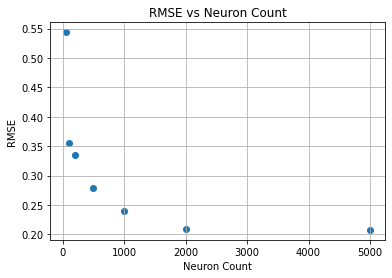

The script that drew this image:

try:
    from IPython import get_ipython
    get_ipython().magic('clear')
    get_ipython().magic('reset -f')
except:
    print("Could not clear console and varaiables")

import matplotlib.pyplot as plt
import nengo
import numpy as np
import csv

model = nengo.Network()

def A_B(q, theta):
    A = np.zeros((q, q))
    B = np.zeros((q, 1))
    for i in range(q):
        B[i] = (-1.)**i * (2*i+1)
        for j in range(q):
            A[i,j] = (2*i+1)*(-1 if i<j else (-1.)**(i-j+1)) 
    A = A / theta
    B = B / theta
    
    return A, B
    
q = 6
theta = 0.5
A, B = A_B(q, theta)

tau_loopback = 0.1

def A_prime(x):
    #print(x)
    
    transformer = np.matrix(tau_loopback * A + np.identity(q))
    
    #print(transformer)
    #print(type(transformer))
    #print(transformer.shape)
    
    transformed = transformer * np.matrix(x).T
    transformed = transformed.T
    transformed = transformed.tolist()[0]
    
    #print(type(transformed))
    #print(transformed)
    #print(transformed.shape)
    
    #print()
    return transformed

def B_prime(x):
    return (tau_loopback * B * x).T


sim_length_s = 4
sim_dt_s = 0.001    
N_samples = int(sim_length_s / sim_dt_s)

neuron_counts = [50, 100, 200, 500, 1000, 2000, 5000]
rmses = []

for N1 in neuron_counts:
    
    print(N1)

    with model:
        
        np.random.seed(1000)
        
        with nengo.Network() as net:
            
            radius_ = 1
                
            stim = nengo.Node(lambda t: np.sin(2*np.pi*t) if t<2 else np.sin(2*np.pi*t*2))
            
            ens1 = nengo.Ensemble(
                radius = radius_,
                n_neurons = N1, 
                dimensions = q
            )
            
            
            
            choice_ens = nengo.Ensemble(
                radius = radius_,
                n_neurons = 50, 
                dimensions = 1
            )
            
            
            stim_connection = nengo.Connection(
                stim, 
                ens1,
                synapse = 0.1,
                #transform = B,
                function = B_prime
            )
            
            
            loopback = nengo.Connection(
                ens1, 
                ens1,
                synapse = 0.1,
                #transform = A,
                function = A_prime
            )
            
            target = np.concatenate(
                (np.zeros(int(N_samples/2)) + 1, 
                np.zeros(int(N_samples/2)) - 1),
                axis = 0
            )
            target = np.matrix(target).T
            
            evaluation_points = []
            
            save_file = 'Q2_curves.csv'
            with open(save_file, 'r') as file:
                csv_reader = csv.reader(file)
            
                for row in csv_reader:
                    evaluation_points.append(row)
            
            evaluation_points = np.matrix(evaluation_points)
            
            choice_conn = nengo.Connection(
                ens1, 
                choice_ens,
                eval_points = evaluation_points,
                function = target
            )
            
            probe_stim = nengo.Probe(
                target = stim, 
                synapse = nengo.synapses.Alpha(tau = 0.01)
            ) 
            
            probe_ens1 = nengo.Probe(
                ens1,
                synapse = nengo.synapses.Alpha(tau = 0.01)
            )
            
            probe_choice = nengo.Probe(
                choice_ens,
                synapse = nengo.synapses.Alpha(tau = 0.01)
            )
            
            with nengo.Simulator(net, progress_bar=False) as sim:
                
                sim.run(sim_length_s)
                    
                plt.plot(sim.trange(), sim.data[probe_ens1], label="Ensemble1")
                plt.plot(sim.trange(), sim.data[probe_stim], label="stimulus")
                plt.plot(sim.trange(), sim.data[probe_choice], label="Choice")
                plt.show()
                
                rmse = np.sqrt(np.mean(np.square(target - sim.data[probe_choice])))
                rmses.append(rmse)
                
                        
                

            
            

plt.title("RMSE vs Neuron Count")
plt.xlabel('Neuron Count')
plt.ylabel('RMSE')
plt.scatter(neuron_counts, rmses)
plt.grid()
plt.show()
                
            
            
        
    
        
        
        
    
    
            
    
    
    
    
    
    
    
    
    
    
    
    
